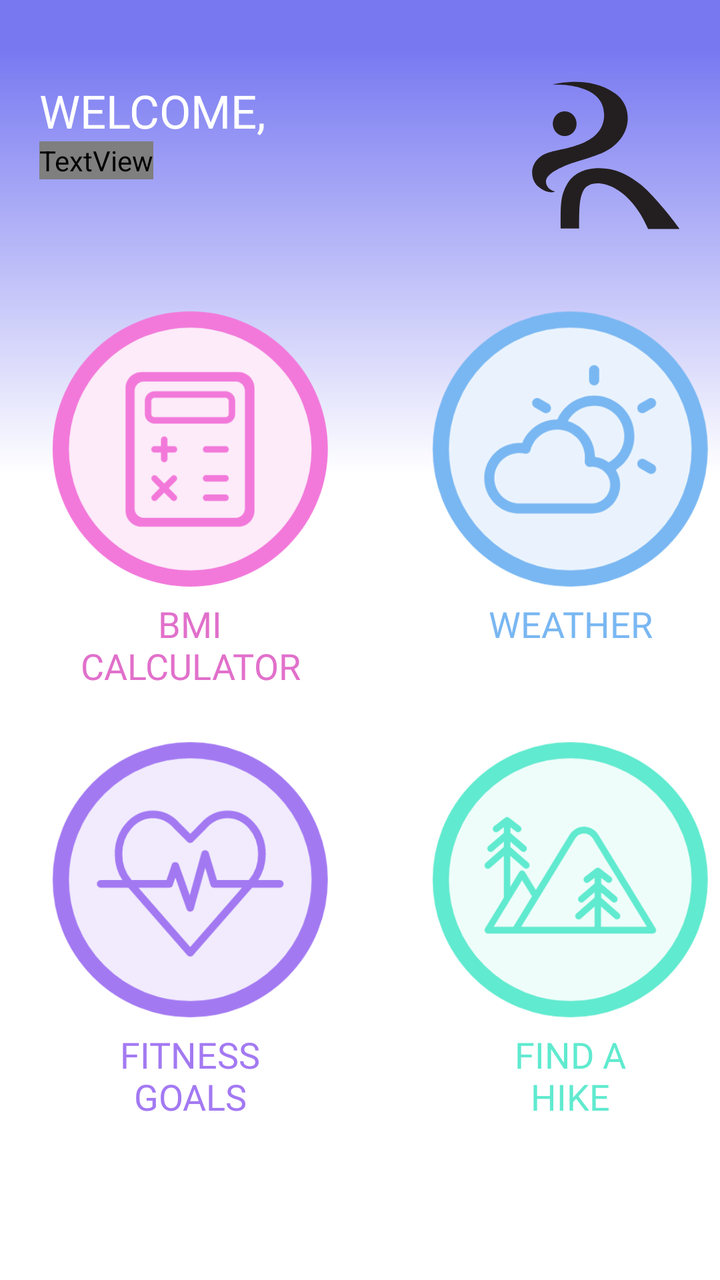
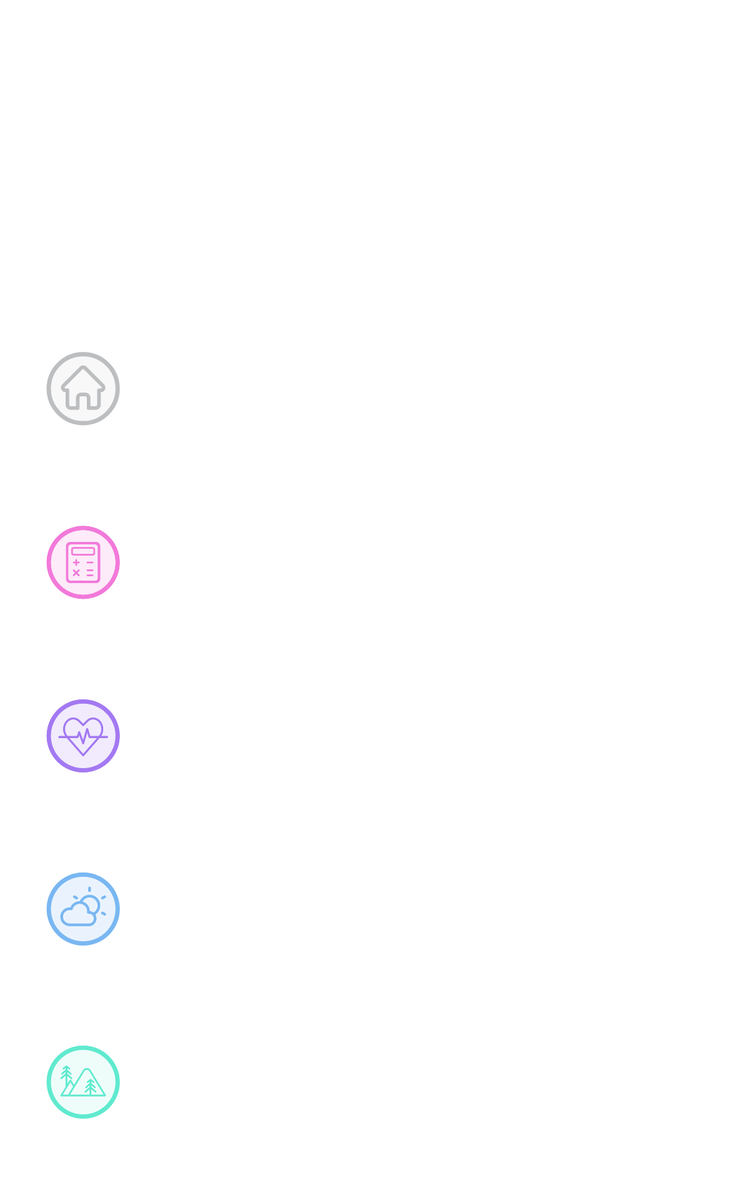

Two renders of one Android screen. The first uses the default layout on a phone; the second uses the alternative layout the repository ships for a different screen configuration, on a matching device. The two XML files are below.
<!-- AndroidManifest.xml: application theme Theme.LYFR -->
<!-- res/layout/activity_user_home.xml -->
<?xml version="1.0" encoding="utf-8"?>
<androidx.constraintlayout.widget.ConstraintLayout xmlns:android="http://schemas.android.com/apk/res/android"
    xmlns:app="http://schemas.android.com/apk/res-auto"
    xmlns:tools="http://schemas.android.com/tools"
    android:id="@+id/constraintLayout"
    android:layout_width="match_parent"
    android:layout_height="match_parent"
    tools:context=".UserHomeActivity">

    <View
        android:id="@+id/rectangle_3"
        android:layout_width="match_parent"
        android:layout_height="wrap_content"
        android:layout_alignParentLeft="true"
        android:layout_alignParentTop="true"
        android:background="@drawable/rectangle_3"
        app:layout_constraintBottom_toTopOf="@+id/tableLayout"
        app:layout_constraintEnd_toEndOf="parent"
        app:layout_constraintHorizontal_bias="0.0"
        app:layout_constraintStart_toStartOf="parent"
        app:layout_constraintTop_toTopOf="parent"
        app:layout_constraintVertical_bias="0.0" />

    <TextView
        android:id="@+id/tvWelcomeUser"
        android:layout_width="166dp"
        android:layout_height="wrap_content"
        android:layout_marginTop="40dp"
        android:fontFamily="@font/raleway_medium"
        android:text="@string/tvWelcomeUser"
        android:textColor="@color/white"
        android:textSize="23sp"
        app:layout_constraintEnd_toStartOf="@+id/profilePicture"
        app:layout_constraintHorizontal_bias="0.198"
        app:layout_constraintStart_toStartOf="parent"
        app:layout_constraintTop_toTopOf="parent" />

    <TextView
        android:id="@+id/tvUserName"
        android:layout_width="wrap_content"
        android:layout_height="wrap_content"
        android:fontFamily="@font/raleway_bold"
        android:text="MYNAME"
        android:textColor="@color/gradient_purple"
        android:textSize="30sp"
        app:layout_constraintStart_toStartOf="@+id/tvWelcomeUser"
        app:layout_constraintTop_toBottomOf="@+id/tvWelcomeUser" />

    <ImageView
        android:id="@+id/profilePicture"
        android:layout_width="75dp"
        android:layout_height="75dp"
        android:layout_marginStart="60dp"
        android:layout_marginTop="40dp"
        android:background="@drawable/lyfr_r"
        app:layout_constraintEnd_toEndOf="parent"
        app:layout_constraintStart_toEndOf="@+id/tvWelcomeUser"
        app:layout_constraintTop_toTopOf="parent" />

    <TableLayout
        android:id="@+id/tableLayout"
        android:layout_width="wrap_content"
        android:layout_height="wrap_content"
        app:layout_constraintBottom_toBottomOf="parent"
        app:layout_constraintEnd_toEndOf="parent"
        app:layout_constraintStart_toStartOf="parent"
        app:layout_constraintTop_toBottomOf="@+id/tvUserName">

        <TableRow
            android:layout_width="match_parent"
            android:layout_height="match_parent">

            <ImageButton
                android:id="@+id/ibBMI"
                android:layout_width="150dp"
                android:layout_height="150dp"
                android:layout_marginLeft="20dp"
                android:layout_marginRight="20dp"
                android:layout_weight="0"
                android:backgroundTint="#00FFFFFF"
                android:scaleType="centerInside"
                android:scaleX="1.1"
                android:scaleY="1.1"
                app:srcCompat="@drawable/calculator" />

            <ImageButton
                android:id="@+id/ibWeather"
                android:layout_width="150dp"
                android:layout_height="150dp"
                android:layout_marginLeft="20dp"
                android:layout_marginRight="20dp"
                android:layout_weight="0"
                android:backgroundTint="#00FFFFFF"
                android:scaleType="fitCenter"
                android:scaleX="1.1"
                android:scaleY="1.1"
                app:srcCompat="@drawable/weather" />
        </TableRow>

        <TableRow
            android:layout_width="match_parent"
            android:layout_height="match_parent" >

            <TextView
                android:id="@+id/tvBMI"
                android:layout_width="wrap_content"
                android:layout_height="match_parent"
                android:layout_marginBottom="20dp"
                android:fontFamily="@font/raleway_bold"
                android:gravity="center"
                android:text="BMI\nCALCULATOR"
                android:textColor="@color/BMI_pink"
                android:textSize="18dp" />

            <TextView
                android:id="@+id/tvWeather"
                android:layout_width="wrap_content"
                android:layout_height="match_parent"
                android:layout_marginBottom="20dp"
                android:fontFamily="@font/raleway_bold"
                android:gravity="center_horizontal"
                android:text="@string/tvWeather"
                android:textColor="@color/WEATHER_blue"
                android:textSize="18dp" />
        </TableRow>

        <TableRow
            android:layout_width="match_parent"
            android:layout_height="match_parent">

            <ImageButton
                android:id="@+id/ibFitnessGoals"
                android:layout_width="150dp"
                android:layout_height="150dp"
                android:layout_marginLeft="20dp"
                android:layout_marginRight="20dp"
                android:layout_weight="0"
                android:backgroundTint="#00FFFFFF"
                android:scaleType="fitCenter"
                android:scaleX="1.1"
                android:scaleY="1.1"
                app:srcCompat="@drawable/heartbeat" />

            <ImageButton
                android:id="@+id/ibHikeMap"
                android:layout_width="150dp"
                android:layout_height="150dp"
                android:layout_marginLeft="20dp"
                android:layout_marginRight="20dp"
                android:layout_weight="0"
                android:backgroundTint="#00FFFFFF"
                android:scaleType="fitCenter"
                android:scaleX="1.1"
                android:scaleY="1.1"
                app:srcCompat="@drawable/hike" />
        </TableRow>

        <TableRow
            android:layout_width="match_parent"
            android:layout_height="match_parent" >

            <TextView
                android:id="@+id/tvFitnessGoals"
                android:layout_width="wrap_content"
                android:layout_height="wrap_content"
                android:layout_marginBottom="20dp"
                android:fontFamily="@font/raleway_bold"
                android:gravity="center"
                android:text="FITNESS\nGOALS"
                android:textColor="@color/FITNESS_purple"
                android:textSize="18dp" />

            <TextView
                android:id="@+id/textView6"
                android:layout_width="wrap_content"
                android:layout_height="wrap_content"
                android:layout_marginBottom="20dp"
                android:fontFamily="@font/raleway_bold"
                android:gravity="center"
                android:text="FIND A\nHIKE"
                android:textColor="@color/HIKE_green"
                android:textSize="18dp" />
        </TableRow>

    </TableLayout>

</androidx.constraintlayout.widget.ConstraintLayout>
<!-- resources referenced by this layout -->
<resources>
  <color name="BMI_pink">#FFE170CB</color>
  <color name="FITNESS_purple">#FFA379F2</color>
  <color name="HIKE_green">#FF60EACF</color>
  <color name="WEATHER_blue">#FF79B7F2</color>
  <color name="white">#FFFFFFFF</color>
  <!-- drawable lyfr_r (drawable) -->
  <vector xmlns:android="http://schemas.android.com/apk/res/android"
      android:width="213dp"
      android:height="185.3dp"
      android:viewportWidth="213"
      android:viewportHeight="185.3">
    <path
        android:pathData="M95.2,92.2c-5.3,2.3 -30.1,8.5 -40.7,11.7c-16.2,5.5 -33.1,13 -32.8,21.7c0.6,10.2 13.2,12.2 13.2,12.2s-9.2,4 -22.4,-4.9C-4.6,121.6 -1.2,95.8 27.4,89.2h0.2c18.8,-5.1 72.5,-8.3 76.5,-42.2C109.1,1.3 30.6,5.8 31.4,5.8c0,0 49.7,-12.8 88.7,10.9C148.5,34.2 144.7,77.2 95.2,92.2z"
        android:fillColor="#231F20"/>
    <path
        android:pathData="M31.4,54a16.9,15.3 0,1 0,33.8 0a16.9,15.3 0,1 0,-33.8 0z"
        android:fillColor="#231F20"/>
    <path
        android:pathData="M211.4,184.1c-10,-13 -39.9,-44.6 -55.5,-55.2s-30.7,-17.7 -48.4,-19.4c-27.7,-2.8 -46.7,5.5 -55.5,18.8c-10.2,15.4 -9.4,26.4 -9.4,55.2h26.2c0,-28.2 0.8,-37.1 5.6,-46.1c6.4,-11.9 26.2,-12.4 44.4,-4c28.2,13.2 42.9,40.5 48,50.7H211.4z"
        android:fillColor="#231F20"/>
  </vector>
  <!-- drawable rectangle_3 (drawable) -->
  <?xml version="1.0" encoding="utf-8"?>
  <vector
      xmlns:android="http://schemas.android.com/apk/res/android"
      xmlns:aapt="http://schemas.android.com/aapt"
      android:width="360dp"
      android:height="195dp"
      android:viewportWidth="360"
      android:viewportHeight="195">
  
      <group>
  
          <clip-path
              android:pathData="M0 0H360V195H0V0Z"
              />
  
          <group
              android:translateX="1"
              android:translateY="0"
              android:pivotX="180"
              android:pivotY="97.5"
              android:scaleX="2"
              android:scaleY="2"
              android:rotation="90"
              >
  
              <path
                  android:pathData="M0 0V195H360V0"
                  >
  
                  <aapt:attr name="android:fillColor">
  
                      <gradient
                          android:type="linear"
                          android:startX="90"
                          android:startY="97.5"
                          android:endX="270"
                          android:endY="97.5"
                          >
  
                          <item
                              android:color="#7879F1"
                              android:offset="0.25"
                              />
  
                          <item
                              android:color="#FFFFFF"
                              android:offset="0.43"
                              />
  
                      </gradient>
  
                  </aapt:attr>
  
              </path>
  
          </group>
  
      </group>
  </vector>
  <string name="tvWeather">WEATHER</string>
  <string name="tvWelcomeUser">WELCOME,</string>
  <style name="Theme.LYFR" parent="Theme.MaterialComponents.DayNight.DarkActionBar">
          
          <item name="colorPrimary">@color/purple_500</item>
          <item name="colorPrimaryVariant">@color/purple_700</item>
          <item name="colorOnPrimary">@color/white</item>
          
          <item name="colorSecondary">@color/teal_200</item>
          <item name="colorSecondaryVariant">@color/teal_700</item>
          <item name="colorOnSecondary">@color/black</item>
          
          <item name="android:statusBarColor" tools:targetApi="l">?attr/colorPrimaryVariant</item>
          
      </style>
  <color name="purple_500">#FF6200EE</color>
  <color name="purple_700">#FF3700B3</color>
  <color name="teal_200">#FF03DAC5</color>
  <color name="teal_700">#FF018786</color>
  <color name="black">#FF000000</color>
</resources>
<!-- res/layout-sw600dp/activity_user_home.xml (the repository's variant of the layout above) -->
<!-- drawn on a 7-inch tablet held upright -->
<?xml version="1.0" encoding="utf-8"?>
<androidx.constraintlayout.widget.ConstraintLayout xmlns:android="http://schemas.android.com/apk/res/android"
    xmlns:app="http://schemas.android.com/apk/res-auto"
    xmlns:tools="http://schemas.android.com/tools"
    android:layout_width="match_parent"
    android:layout_height="match_parent">

    <LinearLayout
        android:layout_width="match_parent"
        android:layout_height="match_parent"
        android:orientation="horizontal">

        <LinearLayout
            android:id="@+id/linearLayout"
            android:layout_width="0dp"
            android:layout_height="match_parent"
            android:layout_weight="1"
            android:background="@color/gradient_purple"
            android:orientation="vertical"
            android:padding="25dp">

            <ImageView
                android:id="@+id/Logo"
                android:layout_width="match_parent"
                android:layout_height="wrap_content"
                android:layout_marginBottom="20dp"
                android:layout_weight="0"
                android:scaleType="centerInside"
                app:tint="@color/white"
                app:srcCompat="@drawable/asset_4" />

            <ImageView
                android:id="@+id/ProfilePic"
                android:layout_width="match_parent"
                android:layout_height="wrap_content"
                android:layout_marginBottom="100dp"
                android:layout_weight="0"
                tools:srcCompat="@tools:sample/avatars" />

            <ImageButton
                android:id="@+id/ibWelcome"
                android:layout_width="match_parent"
                android:layout_height="wrap_content"
                android:layout_weight="1"
                android:backgroundTint="#00FFFFFF"
                android:scaleType="centerInside"
                app:srcCompat="@drawable/house" />

            <ImageButton
                android:id="@+id/ibBMI"
                android:layout_width="match_parent"
                android:layout_height="wrap_content"
                android:layout_weight="1"
                android:backgroundTint="#00FFFFFF"
                android:scaleType="centerInside"
                app:srcCompat="@drawable/calculator" />

            <ImageButton
                android:id="@+id/ibFitnessGoals"
                android:layout_width="match_parent"
                android:layout_height="wrap_content"
                android:layout_weight="1"
                android:backgroundTint="#00FFFFFF"
                android:scaleType="fitCenter"
                app:srcCompat="@drawable/heartbeat" />

            <ImageButton
                android:id="@+id/ibWeather"
                android:layout_width="match_parent"
                android:layout_height="wrap_content"
                android:layout_weight="1"
                android:backgroundTint="#00FFFFFF"
                android:scaleType="fitCenter"
                app:srcCompat="@drawable/weather" />

            <ImageButton
                android:id="@+id/ibHikeMap"
                android:layout_width="match_parent"
                android:layout_height="wrap_content"
                android:layout_weight="1"
                android:backgroundTint="#00FFFFFF"
                android:scaleType="fitCenter"
                app:srcCompat="@drawable/hike" />
        </LinearLayout>

        <FrameLayout
            android:id="@+id/mainFrame"
            android:layout_width="0dp"
            android:layout_height="match_parent"
            android:layout_weight="3.5">
        </FrameLayout>

    </LinearLayout>

</androidx.constraintlayout.widget.ConstraintLayout>
<!-- resources referenced by the variant -->
<!-- as a 7-inch tablet held upright resolves them -->
<resources>
  <color name="white">#FFFFFFFF</color>
  <!-- drawable asset_4 (drawable) -->
  <vector xmlns:android="http://schemas.android.com/apk/res/android"
      android:width="303.8dp"
      android:height="96.5dp"
      android:viewportWidth="303.8"
      android:viewportHeight="96.5">
    <path
        android:pathData="M242.1,47.7c-2.8,1.2 -16,4.5 -21.6,6.2c-8.6,2.9 -17.6,6.9 -17.4,11.5c0.3,5.4 7,6.5 7,6.5s-4.9,2.1 -11.9,-2.6c-9.1,-6 -7.3,-19.7 7.9,-23.2h0.1c10,-2.7 38.5,-4.4 40.6,-22.4c2.7,-24.3 -39,-21.9 -38.6,-21.9c0,0 26.4,-6.8 47.1,5.8C270.4,16.9 268.4,39.7 242.1,47.7z"
        android:fillColor="#231F20"/>
    <path
        android:pathData="M208.2,27.4a9,8.1 0,1 0,18 0a9,8.1 0,1 0,-18 0z"
        android:fillColor="#231F20"/>
    <path
        android:pathData="M152.8,37.8c0,6.4 -0.3,9.6 -0.3,9.6h27.6v15.2h-27.6v33.6h-15V34.8c0,-12.1 9.8,-21.9 22.8,-21.9l19.8,-0.1V28l-18.7,0.1C156.8,28.1 152.8,31.4 152.8,37.8z"
        android:fillColor="#231F20"/>
    <path
        android:pathData="M51.5,96.2V81H28.3c-6.8,0 -12.4,-5.5 -12.4,-12.7c0,-6.4 0,-55.4 0,-55.4H0v61.3c0,12.1 9.8,21.9 22.8,21.9L51.5,96.2z"
        android:fillColor="#231F20"/>
    <path
        android:pathData="M303.8,96.5c-5.3,-6.9 -21.2,-23.7 -29.5,-29.3s-16.3,-9.4 -25.7,-10.3c-14.7,-1.5 -24.8,2.9 -29.5,10c-5.4,8.2 -5,14 -5,29.3H228c0,-15 0.4,-19.7 3,-24.5c3.4,-6.3 13.9,-6.6 23.6,-2.1c15,7 22.8,21.5 25.5,26.9H303.8z"
        android:fillColor="#231F20"/>
    <path
        android:pathData="M117.5,12.9v20.2c0,21.4 -9.6,27.5 -23,31v32H79.1v-32c-13.4,-3.5 -23,-9.6 -23,-28.6V12.9h15.3v11.2c0,16.7 -0.1,25 15.7,25c16,0 15.1,-9.3 15.1,-25V12.9H117.5z"
        android:fillColor="#231F20"/>
  </vector>
  <style name="Theme.LYFR" parent="Theme.MaterialComponents.DayNight.DarkActionBar">
          
          <item name="colorPrimary">@color/purple_500</item>
          <item name="colorPrimaryVariant">@color/purple_700</item>
          <item name="colorOnPrimary">@color/white</item>
          
          <item name="colorSecondary">@color/teal_200</item>
          <item name="colorSecondaryVariant">@color/teal_700</item>
          <item name="colorOnSecondary">@color/black</item>
          
          <item name="android:statusBarColor" tools:targetApi="l">?attr/colorPrimaryVariant</item>
          
      </style>
  <color name="purple_500">#FF6200EE</color>
  <color name="purple_700">#FF3700B3</color>
  <color name="teal_200">#FF03DAC5</color>
  <color name="teal_700">#FF018786</color>
  <color name="black">#FF000000</color>
</resources>
